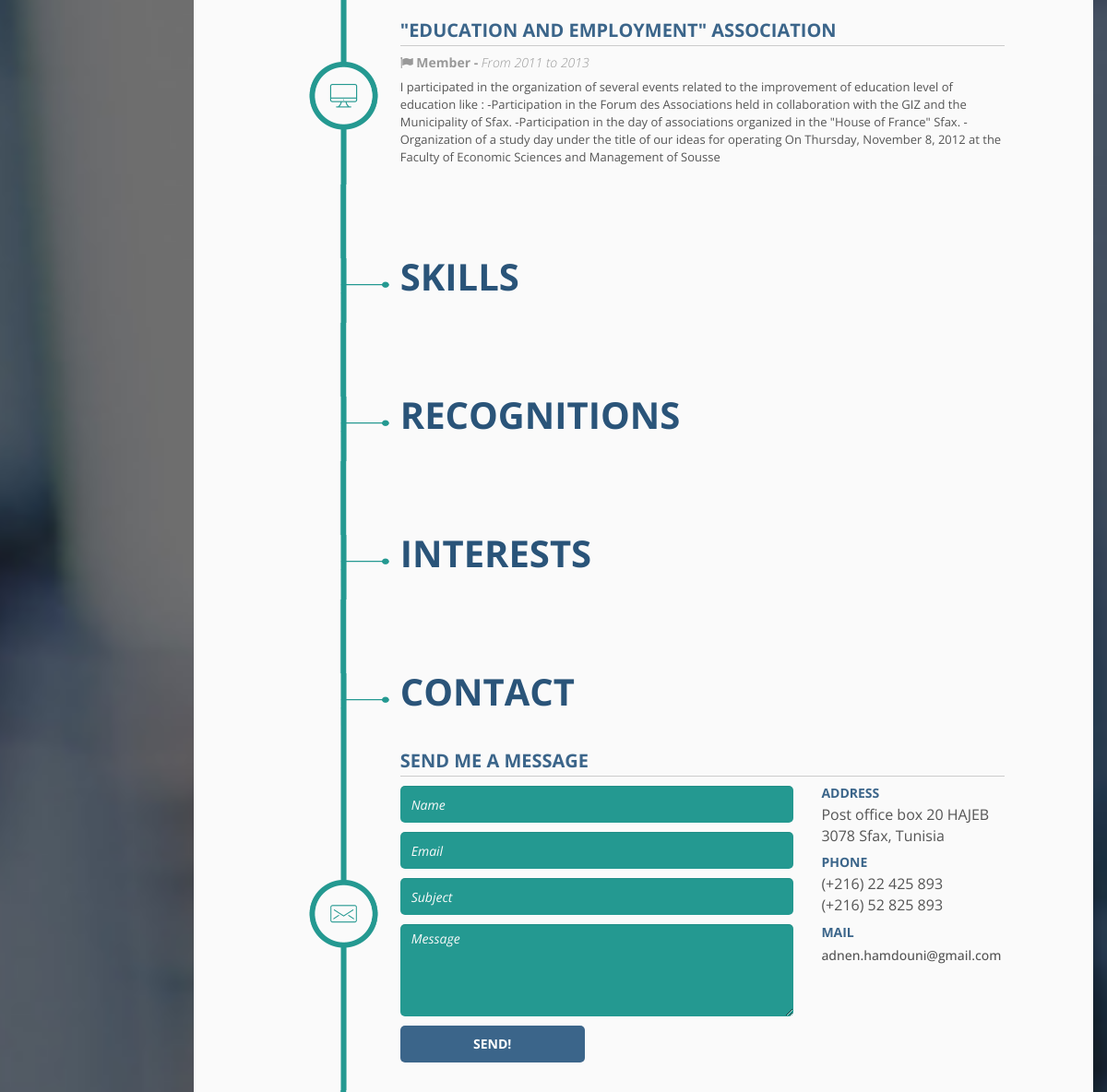
/Hamdouni-Adnen/ (middle part), run on an earlier commit of the app's database.
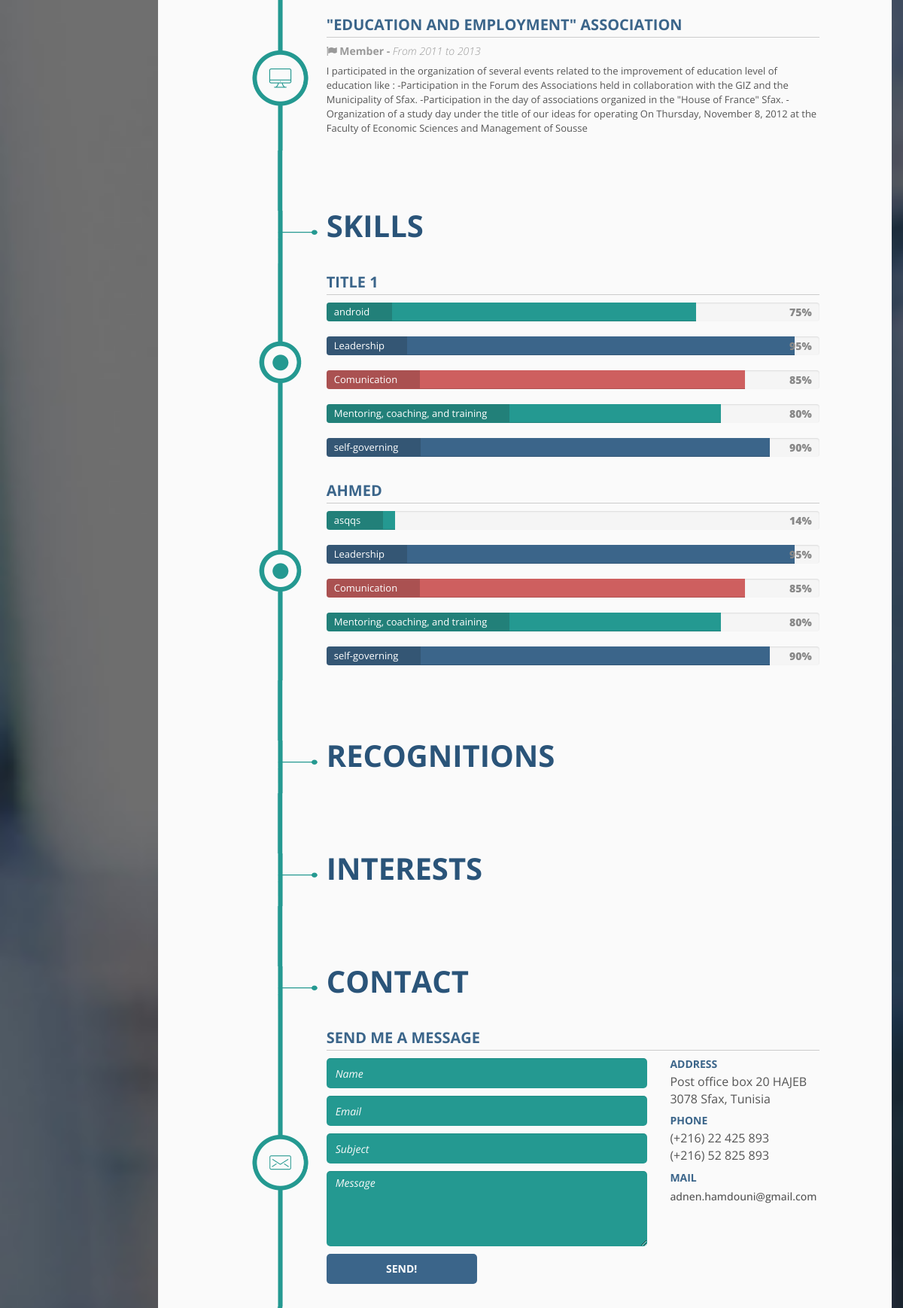
And on a later commit of the database.
### team/models.py (models this page shows, shortened)
class SocialExperience(models.Model):
    owner=models.ForeignKey(Profile,default=1)
    comunity_name=models.CharField(max_length=500, blank=True, null=True)
    owner_title=models.CharField(max_length=500, blank=True, null=True)
    working_period=models.CharField(max_length=500, blank=True, null=True)
    description=models.CharField(max_length=500, blank=True, null=True)

class Profile(models.Model):
    user=models.ForeignKey(User, default=1)
    first_name= models.CharField(max_length=500, blank=True, null=True)
    last_name= models.CharField(max_length=500, blank=True, null=True)
    slug = models.SlugField(unique=True)
    owner_title= models.CharField(max_length=500, blank=True, null=True)
    owner_description= models.CharField(max_length=500, blank=True, null=True)
    company_title= models.CharField(max_length=500, blank=True, null=True)
    company_name=models.CharField(max_length=500, blank=True, null=True)
    born_date= models.CharField(max_length=500, blank=True, null=True)
    born_plase= models.CharField(max_length=500, blank=True, null=True)
    adress= models.CharField(max_length=500, blank=True, null=True)
    facebook= models.CharField(max_length=500, blank=True, null=True)
    twitter= models.CharField(max_length=500, blank=True, null=True)
    linkedin= models.CharField(max_length=500, blank=True, null=True)
    skype= models.CharField(max_length=500, blank=True, null=True)
    forsquare= models.CharField(max_length=500, blank=True, null=True)
    instagram= models.CharField(max_length=500, blank=True, null=True)
    picture_index=models.FileField()
    picture_cv=models.FileField()
    cv_pdf=models.FileField()

class PhoneNumber(models.Model):
    owner=models.ForeignKey(Profile,default=1)
    phone_number= models.CharField(max_length=500, blank=True, null=True)
    active=models.BooleanField(default=False)

class Email(models.Model):
    owner=models.ForeignKey(Profile,default=1)
    e_mail= models.CharField(max_length=500, blank=True, null=True)
    active=models.BooleanField(default=False)

class Skill_title(models.Model):
    owner=models.ForeignKey(Profile,default=1)
    skill_title=models.CharField(max_length=500, blank=True, null=True)

class Skills(models.Model):
    skill_title=models.ForeignKey(Skill_title,default=1)
    skill_name=models.CharField(max_length=500, blank=True, null=True)
    skill_percent=models.CharField(max_length=500, blank=True, null=True)

### team/views.py (the view)
# urls.py: url(r'^(?P<slug>[\w-]+)/$', team_detail, name='detail'),
def team_detail(request, slug=None):
    instance = get_object_or_404(Profile, slug=slug)
    email_instance=list(Email.objects.filter(owner=instance.id))
    phone_numberinstance=list(PhoneNumber.objects.filter(owner=instance.id))
    education_instance =list(Education.objects.filter(owner=instance.id))
    internship_instance =list(InternShip.objects.filter(owner=instance.id))
    projects_instance =list(Projects.objects.filter(owner=instance.id))
    skills_title_instance =list(Skill_title.objects.filter(owner=instance.id))
    skills_instance =Skills.objects.all()
    social_exp_instance =list(SocialExperience.objects.filter(owner=instance.id))
    work_exp_instance =list(WorkExperience.objects.filter(owner=instance.id))
    recognitions_instance=list(Recongnitions.objects.filter(owner=instance.id))
    interests_instance=list(Interests.objects.filter(owner=instance.id))
    context = {
        "profile": instance,
        "email":email_instance,
        "phone_number":phone_numberinstance,
        "education":education_instance,
        "internship":internship_instance,
        "projects":projects_instance,
        "skills_title":skills_title_instance,
        "skills":skills_instance,
        "social_experience":social_exp_instance,
        "work_exp":work_exp_instance,
        "recognitions":recognitions_instance,
        "interests":interests_instance,
    }
    return render(request, "team/details.html", context)

### templates/team/details.html (shortened to what this page needs)
 {% extends "team/base.html" %}  {% block social_life_expereience %}
	{% for objSocialLife in social_experience %}
<div class="line row">
	<div class="col-md-1 bg1 timeline-space full-height hidden-sm hidden-xs"></div>
	<div class="col-md-2 timeline-progress hidden-sm hidden-xs full-height timeline-work "></div>
	<div class="col-md-8 content-wrap bg1">
		<div class="line-content line-content-education">
			<h3 class="section-item-title-1">{{objSocialLife.comunity_name}}</h3>
			<h4 class="job"><i class="fa fa-flag"></i> {{objSocialLife.owner_title}} - <span class="job-date">{{objSocialLife.working_period}}</span></h4>
			<div class="job-description">
				<p>{{objSocialLife.description}}</p>
			</div>
		</div>
	</div>
	<div class="col-md-1 bg1 timeline-space full-height hidden-sm hidden-xs"></div>
</div>
	{% endfor %}
{% endblock %} {% block skills %}
<div class="line row">
	{% for obj_title in skills_title %}
	<div class="col-md-1 bg1 timeline-space full-height hidden-sm hidden-xs"></div>
	<div class="col-md-2 timeline-progress hidden-sm hidden-xs full-height timeline-point "></div>
	<div class="col-md-8 content-wrap bg1">
		<div class="line-content">
			<h3 class="section-item-title-1">{{obj_title.skill_title}}
			</h3>
			<ul class="skills-list">
				{% for obj in skills %} {% if obj.skill_title_id == obj_title.id %}
				<li>
					<div class="progress">
						<div class="progress-bar" role="progressbar" data-percent="{{obj.skill_percent}}%" style="width: {{obj.skill_percent}}%;">
						</div>
						<span class="progress-type">{{obj.skill_name}}</span>
						<span class="progress-completed">{{obj.skill_percent}}%</span>
					</div>
				</li>
				{% endif %} {% endfor %}
				<li>
					<div class="progress">
						<div class="progress-bar progress-bar-2" role="progressbar" data-percent="95%" style="width: 95%;">
						</div>
						<span class="progress-type">Leadership</span>
						<span class="progress-completed">95%</span>
					</div>
				</li>
				<li>
					<div class="progress" title="Doing my best!">
						<div class="progress-bar progress-bar-3" role="progressbar" data-percent="85%" style="width: 85%;">
						</div>
						<span class="progress-type">Comunication</span>
						<span class="progress-completed">85%</span>
					</div>
				</li>
				<li>
					<div class="progress" title="Doing my best!">
						<div class="progress-bar" role="progressbar" data-percent="80%" style="width: 80%;">
						</div>
						<span class="progress-type">Mentoring, coaching, and training</span>
						<span class="progress-completed">80%</span>
					</div>
				</li>
				<li>
					<div class="progress" title="Doing my best!">
						<div class="progress-bar progress-bar-2" role="progressbar" data-percent="90%" style="width: 90%;">
						</div>
						<span class="progress-type">self-governing</span>
						<span class="progress-completed">90%</span>
					</div>
				</li>
			</ul>
		</div>
	</div>
	<div class="col-md-1 bg1 timeline-space full-height hidden-sm hidden-xs"></div>
	{% endfor %}
</div>
{% endblock %}  {% block contact %}
<div class="col-md-4 contact-infos">
	{% if profile.adress %}
	<h4 class="contact-subtitle-1">Address</h4>
	<p>{{profile.adress}}</p>
	{% endif %} {% if phone_number.0 %}
	<h4 class="contact-subtitle-1">Phone</h4>
	<p>
		{% for objPhone in phone_number %} {{objPhone.phone_number}}
		<br/> {% endfor %}
	</p>
	{% endif %} {% for objEmail in email %} {% if objEmail.active %}
	<h4 class="contact-subtitle-1">Mail</h4>
	<h5>{{objEmail.e_mail}}</h5>
	{% endif %} {% endfor %}
</div>
{% endblock %}

### templates/team/base.html (shortened to what this page needs)
{% load staticfiles %}
<!DOCTYPE html>
<html lang="en">
<head>
  <link href="{% static 'team/crypto/bootstrap/css/bootstrap.min.css' %}" rel="stylesheet">
  <link rel="stylesheet" href="{% static 'team/crypto/font-awesome/css/font-awesome.min.css' %}">
  <link href="{% static 'team/crypto/nivo-lightbox/nivo-lightbox.css' %}" rel="stylesheet">
  <link rel="stylesheet" href="{% static 'team/crypto/nivo-lightbox/themes/default/default.css' %}" type="text/css" />
  <link href="{% static 'team/crypto/animate.css' %}" rel="stylesheet">
  <link href="{% static 'team/css/styles.css' %}" rel="stylesheet">
</head>
<body data-spy="scroll" data-target="#side-menu">
<div class="side-menu-open hidden-sm hidden-xs">
</div>
<section id="content-body" class="container animated">
  <div class="row" id="intro">
    <div class="col-md-10 col-sm-10 col-md-offset-2 col-sm-offset-1 resume-container">
      <div class="timeline-wrap">
        <div class="timeline-bg">
          <section class="timeline education" id="education">
          <section class="timeline work-experience" id="works">
          <section class="timeline work-experience" id="internship-training">
          <section class="timeline work-experience" id="projects">
          <section class="timeline work-experience" id="slworks">
            {% block social_life_expereience %}
            {% endblock %}
          <section class="timeline skills" id="skills">
            <div class="line row timeline-margin">
              <div class="content-wrap">
                <div class="col-md-1 bg1 timeline-space full-height hidden-sm hidden-xs"></div>
                <div class="col-md-2 timeline-progress hidden-sm hidden-xs full-height"></div>
                <div class="col-md-9 bg1 full-height"></div>
              </div>
            </div>
            <div class="line row">
              <div class="col-md-1 bg1 timeline-space full-height hidden-sm hidden-xs"></div>
              <div class="col-md-2 timeline-progress hidden-sm hidden-xs timeline-title full-height"></div>
              <div class="col-md-8 content-wrap bg1">
                <h2 class="section-title">Skills</h2>
              </div>
              <div class="col-md-1 bg1 timeline-space full-height hidden-sm hidden-xs"></div>
            </div>
            {% block skills %}
            {% endblock %}
          </section>
          <section class="timeline" id="recognition">
            <div class="line row timeline-margin">
              <div class="content-wrap">
                <div class="col-md-1 bg1 timeline-space full-height hidden-sm hidden-xs"></div>
                <div class="col-md-2 timeline-progress hidden-sm hidden-xs full-height"></div>
                <div class="col-md-9 bg1 full-height"></div>
              </div>
            </div>
            <div class="line row">
              <div class="col-md-1 bg1 timeline-space full-height hidden-sm hidden-xs"></div>
              <div class="col-md-2 timeline-progress hidden-sm hidden-xs timeline-title full-height"></div>
              <div class="col-md-8 content-wrap bg1">
                <h2 class="section-title">Recognitions</h2>
              </div>
              <div class="col-md-1 bg1 timeline-space full-height hidden-sm hidden-xs"></div>
            </div>
          </section>
          <section class="timeline" id="interests">
            <div class="line row timeline-margin">
              <div class="content-wrap">
                <div class="col-md-1 bg1 timeline-space full-height hidden-sm hidden-xs"></div>
                <div class="col-md-2 timeline-progress hidden-sm hidden-xs full-height"></div>
                <div class="col-md-9 bg1 full-height"></div>
              </div>
            </div>
            <div class="line row">
              <div class="col-md-1 bg1 timeline-space full-height hidden-sm hidden-xs"></div>
              <div class="col-md-2 timeline-progress hidden-sm hidden-xs timeline-title full-height"></div>
              <div class="col-md-8 content-wrap bg1">
                <h2 class="section-title">Interests</h2>
              </div>
              <div class="col-md-1 bg1 timeline-space full-height hidden-sm hidden-xs"></div>
            </div>
          <section class="timeline" id="contact">
            <div class="line row timeline-margin">
              <div class="content-wrap">
                <div class="col-md-1 bg1 timeline-space full-height hidden-sm hidden-xs"></div>
                <div class="col-md-2 timeline-progress hidden-sm hidden-xs full-height"></div>
                <div class="col-md-9 bg1 full-height"></div>
              </div>
            </div>
            <div class="line row">
              <div class="col-md-1 bg1 timeline-space full-height hidden-sm hidden-xs"></div>
              <div class="col-md-2 timeline-progress hidden-sm hidden-xs timeline-title full-height"></div>
              <div class="col-md-8 content-wrap bg1">
                <h2 class="section-title">Contact</h2>
              </div>
              <div class="col-md-1 bg1 timeline-space full-height hidden-sm hidden-xs"></div>
            </div>
            <div class="line row">
              <div class="col-md-1 bg1 timeline-space full-height hidden-sm hidden-xs"></div>
              <div class="col-md-2 timeline-progress hidden-sm hidden-xs full-height timeline-mail "></div>
              <div class="col-md-8 content-wrap bg1">
                <div class="line-content contact-content">
                  <h3 class="section-item-title-1">Send me a message</h3>
                  <div class="row">
                    <div class="col-md-8 contact-form-wrapper">
                      <form id="contactForm" method="post" class="form" role="form">
                        <div class="form-group">
                          <input class="form-control required" id="name" name="name" placeholder="Name" type="text" required />
                        </div>
                        <div class="form-group">
                          <input class="form-control required" id="email" name="email" placeholder="Email" type="email" required />
                        </div>
                        <div class="form-group">
                          <input class="form-control required" id="subject" type="text" name="subject" placeholder="Subject" required>
                        </div>
                        <div class="form-group">
                          <textarea class="form-control required" id="message" name="message" placeholder="Message" rows="5" required></textarea>
                        </div>
                        <div class="form-group">
                          <input type="submit" class="btn btn-default form-send" value="Send!">
                        </div>
                      </form>
                    </div>
                    {% block contact %}
                    {% endblock %}
                  </div>
                </div>
              </div>
              <div class="col-md-1 bg1 timeline-space full-height hidden-sm hidden-xs"></div>
            </div>
          </section>
        </div>
      </div>
    </div>
  </div>
</section>
</body>
</html>

What changed in the data, as far as the page shows it:
added Skill_title: skill_title "TITLE 1"
added Skills: skill_name "android", skill_percent "75", shown under "TITLE 1"
added Skill_title: skill_title "AHMED"
added Skills: skill_name "asqqs", skill_percent "14", shown under "AHMED"
